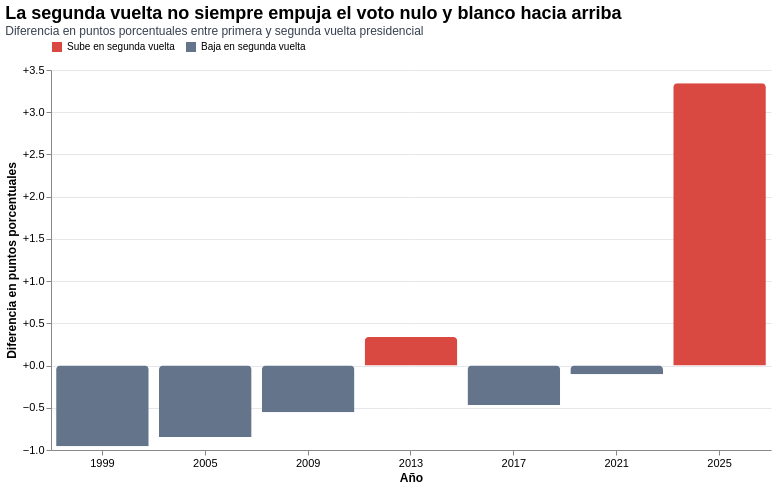

Write notebook code for a chart like this one.
### Code cell
grafico_2 = alt.Chart(tabla_salto).mark_bar(
    cornerRadiusEnd=4
).encode(
    x=alt.X(
        "anio:O",
        title="Año",
        axis=alt.Axis(labelAngle=0)
    ),
    y=alt.Y(
        "diferencia_pp:Q",
        title="Diferencia en puntos porcentuales",
        axis=alt.Axis(format="+.1f")
    ),
    color=alt.Color(
        "direccion:N",
        title=None,
        scale=alt.Scale(
            domain=["Sube en segunda vuelta", "Baja en segunda vuelta"],
            range=["#d94841", "#64748b"]
        )
    ),
    tooltip=[
        alt.Tooltip("anio:O", title="Año"),
        alt.Tooltip("primera_vuelta:Q", title="Primera vuelta", format=".2f"),
        alt.Tooltip("segunda_vuelta:Q", title="Segunda vuelta", format=".2f"),
        alt.Tooltip("diferencia_pp:Q", title="Diferencia pp", format="+.2f")
    ]
).properties(
    title={
        "text": "La segunda vuelta no siempre empuja el voto nulo y blanco hacia arriba",
        "subtitle": "Diferencia en puntos porcentuales entre primera y segunda vuelta presidencial",
        "anchor": "start",
        "fontSize": 18,
        "subtitleFontSize": 12,
        "subtitleColor": "#374151"
    },
    width=720,
    height=380
).configure_view(
    strokeWidth=0
).configure_axis(
    gridColor="#e5e7eb",
    labelFontSize=11,
    titleFontSize=12
).configure_legend(
    orient="top",
    title=None
)

grafico_2

### Figure 1 — Vega-Lite specification as saved in the notebook (floating-point values rounded to 4 significant figures)
{"config": {"view": {"continuousWidth": 300, "continuousHeight": 300, "strokeWidth": 0}, "axis": {"gridColor": "#e5e7eb", "labelFontSize": 11, "titleFontSize": 12}, "legend": {"orient": "top", "title": null}}, "data": {"name": "data-12ad2cd722f47b73be0edd8a4a93a455"}, "mark": {"type": "bar", "cornerRadiusEnd": 4}, "encoding": {"color": {"field": "direccion", "scale": {"domain": ["Sube en segunda vuelta", "Baja en segunda vuelta"], "range": ["#d94841", "#64748b"]}, "title": null, "type": "nominal"}, "tooltip": [{"field": "anio", "title": "Año", "type": "ordinal"}, {"field": "primera_vuelta", "format": ".2f", "title": "Primera vuelta", "type": "quantitative"}, {"field": "segunda_vuelta", "format": ".2f", "title": "Segunda vuelta", "type": "quantitative"}, {"field": "diferencia_pp", "format": "+.2f", "title": "Diferencia pp", "type": "quantitative"}], "x": {"axis": {"labelAngle": 0}, "field": "anio", "title": "Año", "type": "ordinal"}, "y": {"axis": {"format": "+.1f"}, "field": "diferencia_pp", "title": "Diferencia en puntos porcentuales", "type": "quantitative"}}, "height": 380, "title": {"text": "La segunda vuelta no siempre empuja el voto nulo y blanco hacia arriba", "subtitle": "Diferencia en puntos porcentuales entre primera y segunda vuelta presidencial", "anchor": "start", "fontSize": 18, "subtitleFontSize": 12, "subtitleColor": "#374151"}, "width": 720, "$schema": "https://vega.github.io/schema/vega-lite/v5.20.1.json", "datasets": {"data-12ad2cd722f47b73be0edd8a4a93a455": [{"anio": 1999, "primera_vuelta": 2.977, "segunda_vuelta": 2.02, "diferencia_pp": -0.9564, "direccion": "Baja en segunda vuelta"}, {"anio": 2005, "primera_vuelta": 3.68, "segunda_vuelta": 2.833, "diferencia_pp": -0.8468, "direccion": "Baja en segunda vuelta"}, {"anio": 2009, "primera_vuelta": 3.945, "segunda_vuelta": 3.393, "diferencia_pp": -0.5525, "direccion": "Baja en segunda vuelta"}, {"anio": 2013, "primera_vuelta": 1.69, "segunda_vuelta": 2.027, "diferencia_pp": 0.3369, "direccion": "Sube en segunda vuelta"}, {"anio": 2017, "primera_vuelta": 1.537, "segunda_vuelta": 1.071, "diferencia_pp": -0.4661, "direccion": "Baja en segunda vuelta"}, {"anio": 2021, "primera_vuelta": 1.214, "segunda_vuelta": 1.112, "diferencia_pp": -0.1027, "direccion": "Baja en segunda vuelta"}, {"anio": 2025, "primera_vuelta": 3.753, "segunda_vuelta": 7.096, "diferencia_pp": 3.343, "direccion": "Sube en segunda vuelta"}]}}
